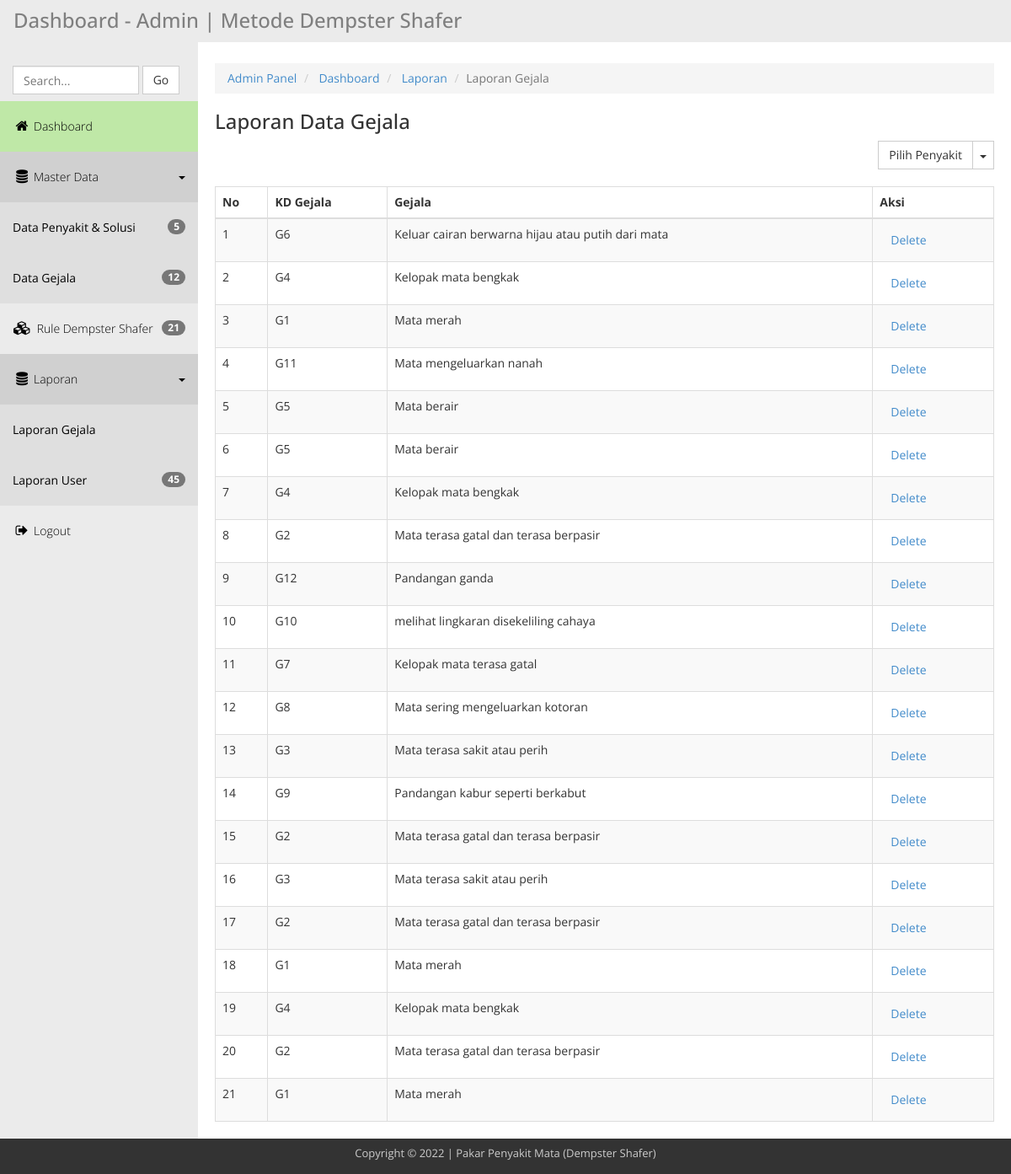
Page /admin-ds/lapgejala.php on the committed database.
### tables this page shows
CREATE TABLE `tb_rules` (
  `id_problem` int(11) DEFAULT NULL,
  `id_evidence` int(11) DEFAULT NULL,
  `cf` float DEFAULT NULL
);

CREATE TABLE `tb_gejala` (
  `id` int(11) NOT NULL,
  `kdgejala` varchar(3) DEFAULT NULL,
  `gejala` text DEFAULT NULL
);

### admin-ds/lapgejala.php (the view, shortened to what this page needs)
<?php include"header.php"; ?>
        <div class="templatemo-content-wrapper">
            <div class="templatemo-content">
                <ol class="breadcrumb">
                    <li>
                        <a href="index.php">Admin Panel</a>
                    </li>
                    <li>
                        <a href="#">Dashboard</a>
                    </li>
                    <li>
                        <a href="#">Laporan</a>
                    </li>
                    <li class="active">Laporan Gejala</li>
                </ol>
                <h1>Laporan Data Gejala</h1>
                <div class="row">
                    <div class="col-md-12">
                        <div class="btn-group pull-right" id="templatemo_sort_btn">
                            <button type="button" class="btn btn-default">Pilih Penyakit</button>
                            <button
                                type="button"
                                class="btn btn-default dropdown-toggle"
                                data-toggle="dropdown">
                                <span class="caret"></span>
                            </button>
                        </div>
                        <div class="table-responsive">
                            <table class="table table-striped table-hover table-bordered">
                                <thead>
                                    <tr>
                                        <th>No</th>
                                        <th>KD Gejala</th>
                                        <th>Gejala</th>
                                        <th>Aksi</th>
                                    </tr>
                                </thead>
                                <tbody>
                                <?php
					if(isset($_GET['data'])){
	$kdsakit=$_GET['data'];
	$sql = "SELECT * FROM tb_rules,tb_gejala WHERE tb_rules.id_problem='$kdsakit' AND tb_gejala.id=tb_rules.id_evidence ";
	}else { $sql = "SELECT * FROM tb_rules,tb_gejala WHERE tb_gejala.id=tb_rules.id_evidence ";}
	$qry = mysqli_query($koneksi,$sql) or die ("SQL Error".mysqli_error());
	$no=0;
	while ($data = mysqli_fetch_array ($qry)) {
	$no++;
   ?>
                                    <tr>
                                        <td><?php echo $no;?></td>
                                        <td><?php echo $data['kdgejala'];?></td>
                                        <td><?php echo $data['gejala'];?></td>
                                        <td>
                                            <a
                                                href="javascript:;"
                                                data-toggle="modal"
                                                data-target="#confirmModal2"
                                                class="btn btn-link">Delete</a>
                                        </td>
                                    </tr><?php }?>
                                </tbody>
                            </table>
                        </div>
                    </div>
                </div>
            </div>
        </div>
    </div>
<?php include"footer.php"; ?>

### admin-ds/css/templatemo_main.css (style rules this page uses)
* { font-family: 'Open Sans', sans-serif; }
body { background-color: rgb(235,235,235); }
h1 { font-size: 24px; }
.templatemo-content-wrapper { float: left; width: 100%; }
.templatemo-content { margin-left: 235px; margin-top: 0px; min-height: 600px; padding: 25px 20px 0 20px; background-color: white; overflow-x: hidden; }
#templatemo_sort_btn { margin-bottom: 20px; }
.nav-pills>li>a, .nav-tabs>li>a, .alert, .progress, .panel, .btn, .panel-group .panel, .form-control, .modal-content, .breadcrumb { border-radius: 0; }

### rows in the picture
tb_rules: tb_gejala.kdgejala "G6", tb_gejala.gejala "Keluar cairan berwarna hijau atau putih dari mata"
tb_rules: tb_gejala.kdgejala "G4", tb_gejala.gejala "Kelopak mata bengkak"
tb_rules: tb_gejala.kdgejala "G1", tb_gejala.gejala "Mata merah"
tb_rules: tb_gejala.kdgejala "G11", tb_gejala.gejala "Mata mengeluarkan nanah"
tb_rules: tb_gejala.kdgejala "G5", tb_gejala.gejala "Mata berair"
tb_rules: tb_gejala.kdgejala "G5", tb_gejala.gejala "Mata berair"
tb_rules: tb_gejala.kdgejala "G4", tb_gejala.gejala "Kelopak mata bengkak"
tb_rules: tb_gejala.kdgejala "G2", tb_gejala.gejala "Mata terasa gatal dan terasa berpasir"
tb_rules: tb_gejala.kdgejala "G12", tb_gejala.gejala "Pandangan ganda"
tb_rules: tb_gejala.kdgejala "G10", tb_gejala.gejala "melihat lingkaran disekeliling cahaya"
tb_rules: tb_gejala.kdgejala "G7", tb_gejala.gejala "Kelopak mata terasa gatal"
tb_rules: tb_gejala.kdgejala "G8", tb_gejala.gejala "Mata sering mengeluarkan kotoran"
tb_rules: tb_gejala.kdgejala "G3", tb_gejala.gejala "Mata terasa sakit atau perih"
tb_rules: tb_gejala.kdgejala "G9", tb_gejala.gejala "Pandangan kabur seperti berkabut"
tb_rules: tb_gejala.kdgejala "G2", tb_gejala.gejala "Mata terasa gatal dan terasa berpasir"
tb_rules: tb_gejala.kdgejala "G3", tb_gejala.gejala "Mata terasa sakit atau perih"
tb_rules: tb_gejala.kdgejala "G2", tb_gejala.gejala "Mata terasa gatal dan terasa berpasir"
tb_rules: tb_gejala.kdgejala "G1", tb_gejala.gejala "Mata merah"
tb_rules: tb_gejala.kdgejala "G4", tb_gejala.gejala "Kelopak mata bengkak"
tb_rules: tb_gejala.kdgejala "G2", tb_gejala.gejala "Mata terasa gatal dan terasa berpasir"
tb_rules: tb_gejala.kdgejala "G1", tb_gejala.gejala "Mata merah"

### other values in the picture
$numNP "5"
$numNP "12"
$numNR "21"
$numNP3 "45"
